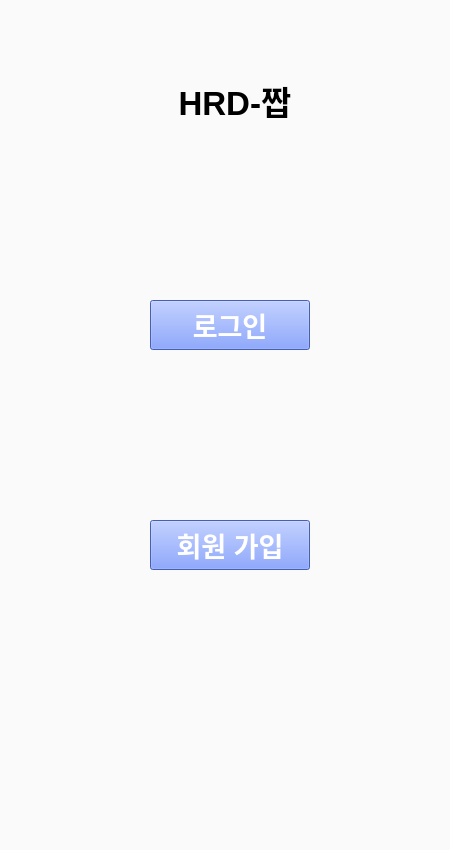
<?xml version="1.0" encoding="UTF-8"?>
<ui version="4.0">
 <class>mainWidget</class>
 <widget class="QWidget" name="mainWidget">
  <property name="geometry">
   <rect>
    <x>0</x>
    <y>0</y>
    <width>450</width>
    <height>850</height>
   </rect>
  </property>
  <property name="windowTitle">
   <string>Form</string>
  </property>
  <property name="styleSheet">
   <string notr="true">background-color : rgb(250, 250, 250)</string>
  </property>
  <widget class="QLabel" name="label_5">
   <property name="geometry">
    <rect>
     <x>110</x>
     <y>50</y>
     <width>250</width>
     <height>100</height>
    </rect>
   </property>
   <property name="font">
    <font>
     <pointsize>25</pointsize>
     <weight>75</weight>
     <bold>true</bold>
    </font>
   </property>
   <property name="layoutDirection">
    <enum>Qt::LeftToRight</enum>
   </property>
   <property name="text">
    <string>HRD-짭</string>
   </property>
   <property name="alignment">
    <set>Qt::AlignCenter</set>
   </property>
  </widget>
  <widget class="QPushButton" name="moveJoin">
   <property name="geometry">
    <rect>
     <x>150</x>
     <y>520</y>
     <width>160</width>
     <height>50</height>
    </rect>
   </property>
   <property name="font">
    <font>
     <pointsize>20</pointsize>
     <weight>75</weight>
     <bold>true</bold>
    </font>
   </property>
   <property name="styleSheet">
    <string notr="true">background-color : rgb(96, 133, 255);
color : rgb(255, 255, 255)</string>
   </property>
   <property name="text">
    <string>회원 가입</string>
   </property>
  </widget>
  <widget class="QPushButton" name="moveLogin">
   <property name="geometry">
    <rect>
     <x>150</x>
     <y>300</y>
     <width>160</width>
     <height>50</height>
    </rect>
   </property>
   <property name="font">
    <font>
     <pointsize>20</pointsize>
     <weight>75</weight>
     <bold>true</bold>
    </font>
   </property>
   <property name="styleSheet">
    <string notr="true">background-color : rgb(96, 133, 255);
color : rgb(255, 255, 255)</string>
   </property>
   <property name="text">
    <string>로그인</string>
   </property>
  </widget>
 </widget>
 <resources/>
 <connections/>
</ui>
